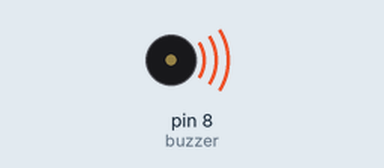
Recording of a sketch running on a simulated Arduino Uno, built with avr-gcc and run on an emulated ATmega328P. Shown: buzzer (waves = sounding).

Above: at 0.2 s.
Timing chart, 0 to 3.0 s (numbered marks = the images above):
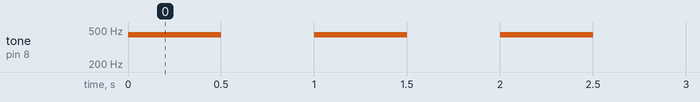

The sketch:

ldrwithled.ino
```cpp
// C++ code
//
int buzzer = 8;
void setup()
{
  pinMode(buzzer, OUTPUT);
}

void loop()
{
	tone(buzzer, 440); //liga passando a frequencia
	delay(500);
	noTone(buzzer); //desliga
	delay(500);

}
```

Measured:
- by itself, tone on pin 8 (buzzer): alternates 440 Hz for 0.50 s and silent for 0.50 s
